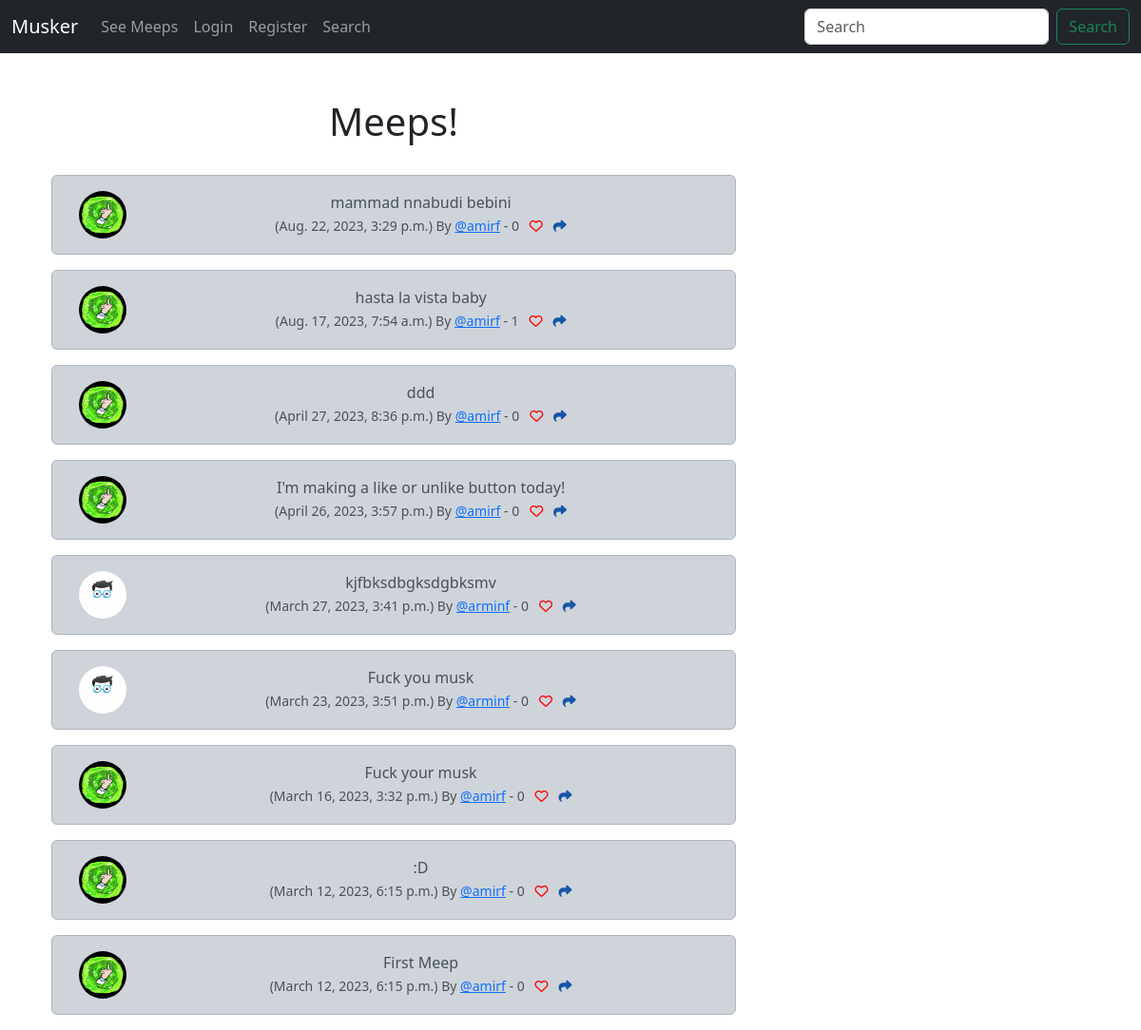
/, run on an earlier commit of the app's database.
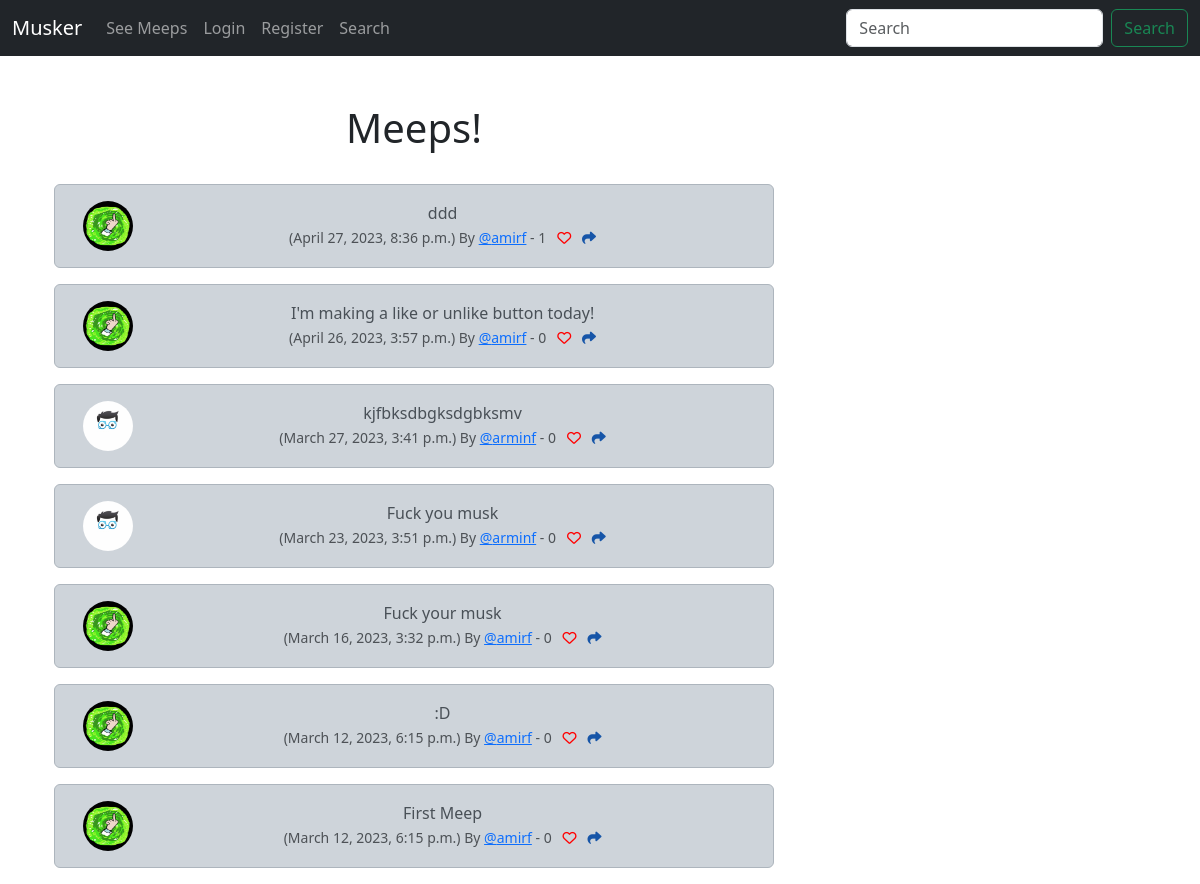
And on a later commit of the database.
### musker/models.py (models this page shows, shortened)
class Meep(models.Model):
    user = models.ForeignKey(
        User,
        related_name= "meeps",
        on_delete= models.DO_NOTHING,
    )
    body = models.CharField(max_length=200)
    created_at = models.DateTimeField(auto_now_add=True)
    likes = models.ManyToManyField(User, related_name="meep_like", blank=True)
    def number_of_likes(self):
        return self.likes.count()

class Profile(models.Model):
    user = models.OneToOneField(User, on_delete=models.CASCADE)
    follows = models.ManyToManyField(
    "self",
    related_name = "followed_by",
    symmetrical = False,
    blank = True)
    date_modified = models.DateTimeField(User,auto_now=True)
    profile_image = models.ImageField(null=True, blank=True, upload_to="images/")
    profile_bio = models.CharField(null=True, blank=True, max_length=500)
    homepage_link = models.CharField(null=True, blank=True, max_length=100)
    facebook_link = models.CharField(null=True, blank=True, max_length=100)
    instagram_link = models.CharField(null=True, blank=True, max_length=100)
    linkedin_link = models.CharField(null=True, blank=True, max_length=100)

### musker/views.py (the view)
# urls.py: path('', views.home, name="home"),
def home(request):
    if request.user.is_authenticated:
        form = MeepForm(request.POST or None)
        if request.method == "POST":
            if form.is_valid():
                meep = form.save(commit=False)
                meep.user = request.user
                meep.save()
                messages.success(request,("Your meep has been posted"))
                return redirect('home')
        meeps = Meep.objects.all().order_by("-created_at")
        return render(request, 'home.html', {'meeps': meeps, 'form': form})
    else:
        meeps = Meep.objects.all().order_by("-created_at")
        return render(request, 'home.html', {'meeps': meeps,})

### musker/templates/home.html (shortened to what this page needs)
{% extends 'base.html' %}
{% load static %}
{% block content %}
	<div class="container text-center">
		<div class="row">
			<div class="col-8">
	<h1>Meeps!</h1>
<br/>
	{% for meep in meeps %}
		<div class="alert alert-dark" role="alert">
<div class="container">
	<div class="row">
		<div class="col-1">
		  {% if meep.user.profile.profile_image %}
				<img src="{{ meep.user.profile.profile_image.url }}" width=50 height=50 class="rounded-circle" alt="{{ profile.user.username }}">
				{% else %}
				<img src="{% static 'images/profile_pic.png' %}" width=50 height=50 class="rounded-circle" alt="{{ profile.user.username }}">
				{% endif %}
		</div>
		<div class="col-11">
		  {{ meep.body }}<br/>
		  	<small class="text-muted">
		  		({{ meep.created_at}}) By
		  		<a class="card-text" href="{% url 'profile' meep.user.id %}" >@{{ meep.user.username|lower }}</a>
				- {{meep.number_of_likes}}
				{% if user in meep.likes.all %}
				<a href="{% url 'meep_like' meep.id %}"><i class="fa-solid fa-heart" style="color:red"></i></a>
				{% else %}
				<a href="{% url 'meep_like' meep.id %}"><i class="fa fa-heart-o" style="color:red"></i></a>
				{% endif %}
				<a href="{% url 'meep_show' meep.id %}"><i class="fa-solid fa-share" style="color:rgb(22, 85, 168)"></i></a>
			</small>
		</div><br/><br/>
			</div>
		</div>
	</div>
	{% endfor %}
</div>
<div class="col-4">
				<br/><br/><br/>
</div>
{% endblock %}

What changed in the data, as far as the page shows it:
removed Meep: user.profile.profile_image (picture), body "mammad nnabudi bebini", created_at "Aug. 22, 2023, 3:29 p.m.", user.username "amirf", number_of_likes "0"
removed Meep: user.profile.profile_image (picture), body "hasta la vista baby", created_at "Aug. 17, 2023, 7:54 a.m.", user.username "amirf", number_of_likes "1"
computed for Meep "ddd": number_of_likes "0" → "1"
